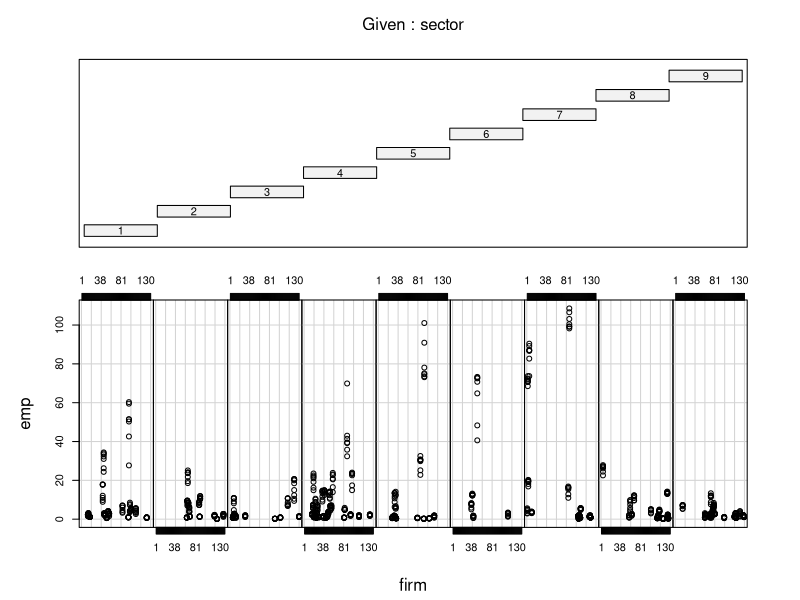
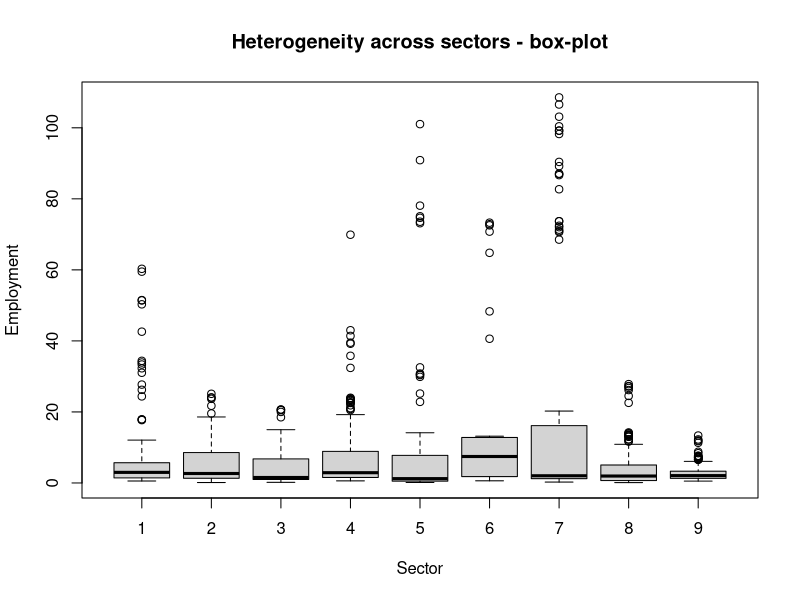
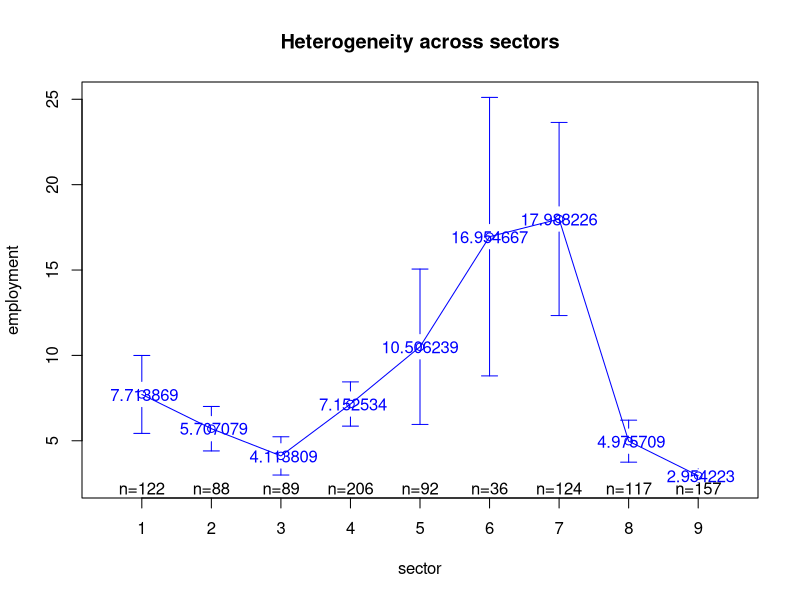
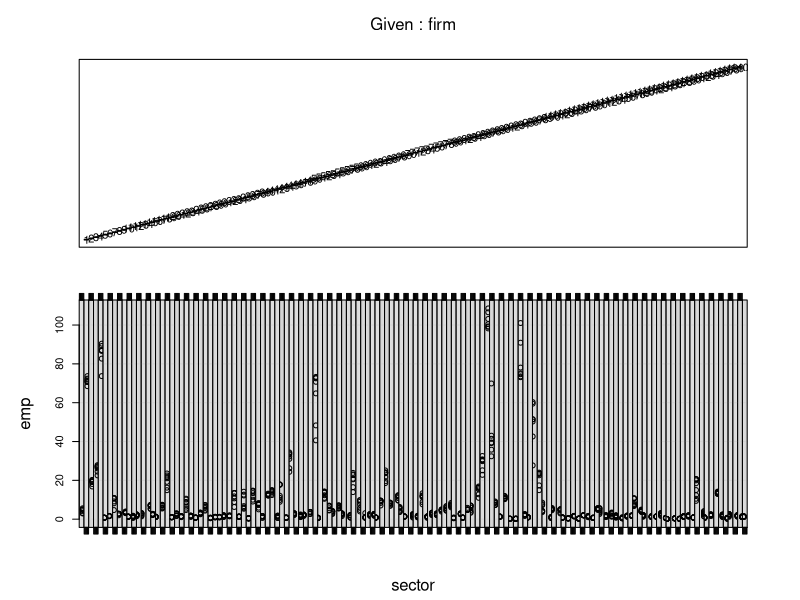
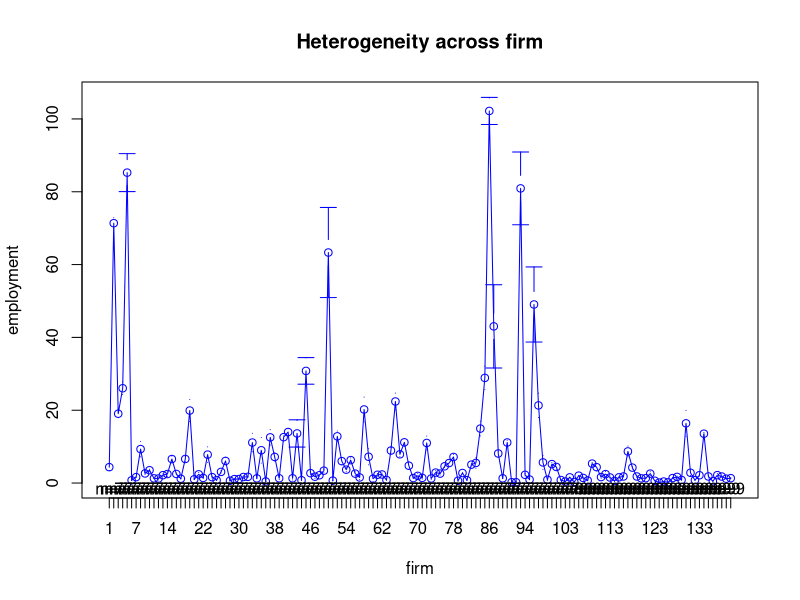
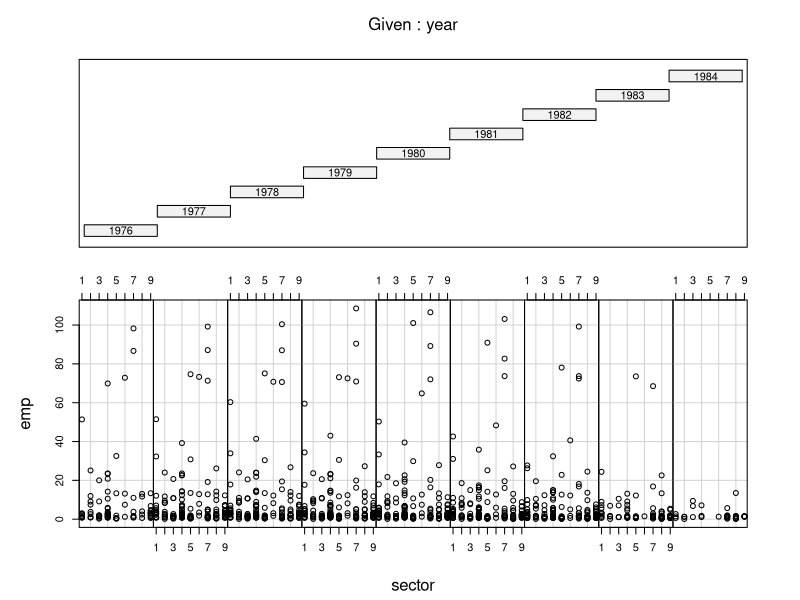
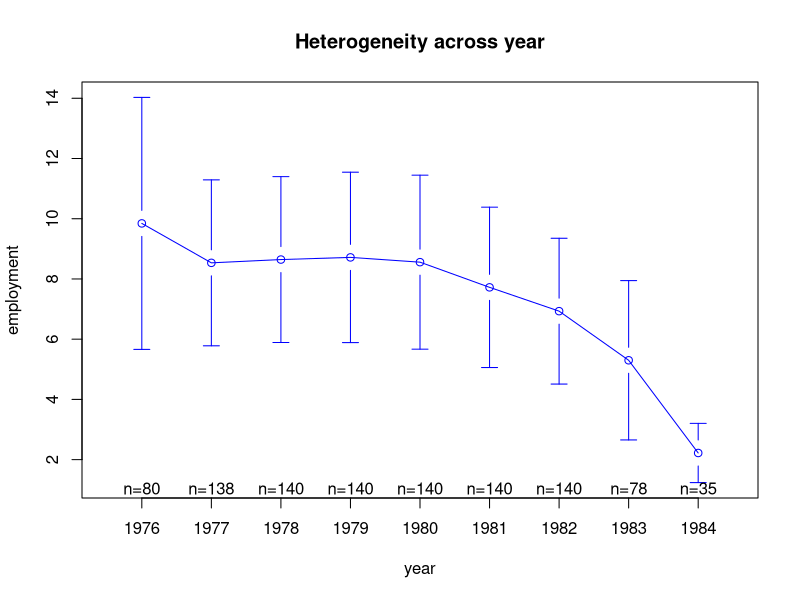
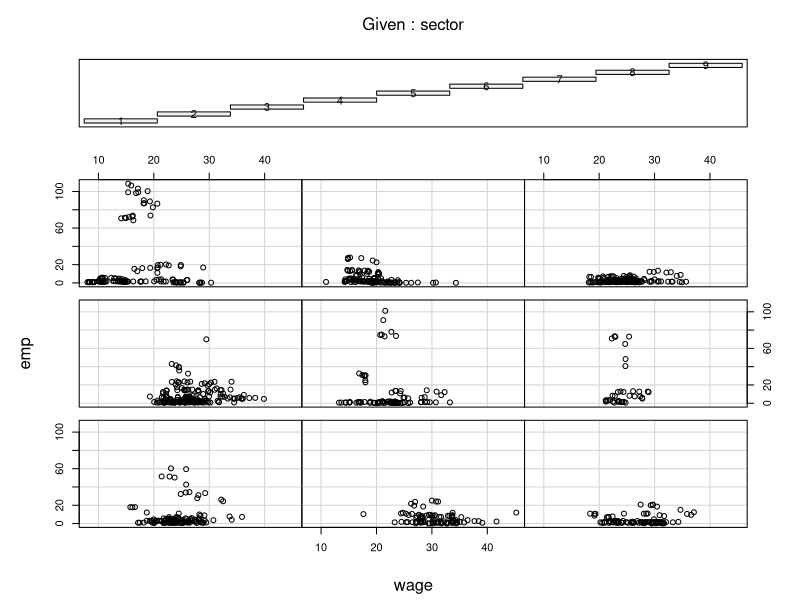

The R source for these figures, in order: (Note: this script raises an error after producing the figures.)
## ---- chunk 1
setwd("/Users/atnguyen/Downloads/5.DPA/tutorial 6")
knitr::opts_chunk$set(echo = TRUE, warning = FALSE)
library('plm')
library('gplots') # for plots
library('graphics')
library('car') # for panel scatterplot
#load the dataset
data("EmplUK")
# View(EmplUK)
names(EmplUK)
EmplUK <- pdata.frame(EmplUK, index = c("firm", "year"))
summary(EmplUK)
EmplUK$sector <- as.factor(EmplUK$sector)
EmplUK$firm <- as.factor(EmplUK$firm)
## ---- chunk 2
####### Inspecting heterogeneity across sectors ############
#creates scatter plots of employment against firms for each sector
coplot(emp ~ firm | sector, type = "p",
       data = EmplUK,
       rows = 1)

#creates a plot showing box-plot employment for each sector
plot(emp ~ sector, data = EmplUK, type = "p",
     main = "Heterogeneity across sectors - box-plot",
     xlab = "Sector", ylab = "Employment")

plotmeans(emp ~ sector, data = EmplUK,
  main = "Heterogeneity across sectors",
  ylab = "employment", xlab = "sector",
  col = "blue",
  mean.labels = TRUE)

######## Inspecting heterogeneity across firm ##########
coplot(emp ~ sector|firm, type = "p", data=EmplUK, rows = 1) 
#creates a plot showing mean employment for each firm
plotmeans(emp ~ firm, data = EmplUK,
  main = "Heterogeneity across firm",
  ylab = "employment",nxlab = "firm",
  col = "blue")

######## Inspecting heterogeneity across year ##########
coplot(emp ~ sector|year, type = "p", data=EmplUK, rows = 1) 
plotmeans(emp ~ year, data = EmplUK,
  main = "Heterogeneity across year",
  ylab = "employment",nxlab = "year",
  col = "blue")
## ---- chunk 3
####### Inspecting heterogeneity across sectors ############
coplot(emp ~ wage|sector, type = "p", data=EmplUK)
coplot(emp ~ wage|year, type = "p", data=EmplUK)
#coplot(emp ~ wage|firm, type = "p", data=EmplUK)  

plotmeans(wage ~ sector, data = EmplUK,
  main = "Heterogeneity of wage across sector",
  ylab = "wage", xlab = "sector",
  col = "blue",
  mean.labels = T)
plotmeans(wage ~ firm, data = EmplUK,
  main = "Heterogeneity of wage across firm",
  ylab = "wage", xlab = "firm",
  col = "blue",
  mean.labels = F)
## ---- chunk 4
# Estimate a linear regression model
ols <- lm(emp ~ wage, data = EmplUK)
print(summary(ols))
# Plot the data points together with the fitted OLS line
plot(as.numeric(EmplUK$wage), EmplUK$emp, xlab = "wage", ylab = "employment")
abline(ols, col = "red")
## ---- chunk 5
# Sector dummy variables
fixed.dumSec <- lm(emp ~ wage + factor(sector) - 1, data=EmplUK)
print(summary(fixed.dumSec))

fixed.dumFirms <- lm(emp ~ wage + factor(firm) - 1, data=EmplUK)
print(summary(fixed.dumFirms))
## ---- chunk 6
# Model comparison
cat("Information criteria for OLS and OLS with Dummy", fill = TRUE)
print(c(AIC(ols), AIC(fixed.dumSec), AIC(fixed.dumFirms)))
print(c(BIC(ols), BIC(fixed.dumSec), BIC(fixed.dumFirms)))
## ---- chunk 7
# Visual comparison of Pooled OLS and Pooled OLS with sector dummy
par(mar = c(2, 2, 1, 1))
yhat <-  fixed.dumSec$fitted
scatterplot(yhat ~ EmplUK$wage + factor(EmplUK$sector), boxplots = FALSE, 
            xlab = "wage", ylab = "employment", smooth = FALSE)
points(y = EmplUK$emp, x = EmplUK$wage, add = TRUE)
abline(lm(EmplUK$emp ~ EmplUK$wage),lwd = 3, 
         col="red")
## ---- chunk 8
library(dplyr)
EmplUK %>% group_by(sector) %>% summarise(min_wage = min(wage), max_wage = max(wage))
EmplUK %>% group_by(sector) %>% summarise(min_emp = min(emp), max_emp = max(emp))
## ---- chunk 9
# Extracting coefficients of wage and coresponding sector
coef_wage <-  fixed.dumSec$coefficients["wage"]
coef_sector_3 <-  fixed.dumSec$coefficients["factor(sector)3"]
avg_wage <- 23.9

# Predicted emp
emp_pred_sector3 <- coef_wage*avg_wage + coef_sector_3
cat("The predicted employment of a firm in sector 3 with average wage 23.9 is ", round(emp_pred_sector3, 2), "\n")
## ---- chunk 10
# Sector dummy variables
wageFE_dummy <- plm(emp ~ wage + factor(sector) - 1,
              data = EmplUK, model = "within",
              effect = "individual")
wageFE <- plm(emp ~ wage, 
              data = EmplUK, model = "within",
              effect = "individual")
plot(unique(EmplUK$firm), fixef(wageFE, effect = "individual"),
     xlab = 'firm', ylab = 'wages')
## ---- chunk 11
summary(fixef(wageFE_dummy))
## ---- chunk 12
summary(fixef(wageFE))
## ---- chunk 13
# True employment level of firm 140
firm_140 <- EmplUK[EmplUK$firm == 140, ]
mean_wage_140 <- mean(firm_140$emp)

######## Prediction with model wageFE ##########
# Extracting coefficients of wage and corresponding firm
coef_wageFE <-  wageFE$coefficients["wage"]
coef_firm140_wageFE <-  fixef(wageFE)[140]
avg_wage <- 23.9

# Predicted emp
emp_pred_140_wageFE <- coef_wageFE*avg_wage + coef_firm140_wageFE

########### Prediction with model fixed.dumFirms ##########

coef_wage_dumFirms <-  fixed.dumFirms$coefficients["wage"]
coef_firm140_dumFirms <-  fixed.dumFirms$coef["factor(firm)140"]

# Predicted emp
emp_pred_140_dumFirms <- coef_wage_dumFirms*avg_wage + coef_firm140_dumFirms

######### comparing model ########
cat("The true mean employment of a firm 140 is ", round(mean_wage_140, 2), "\n")

cat("The predicted employment in a firm 140 with average wage 23.9 (using wageFE) is ", 
    round(emp_pred_140_wageFE, 2), "\n")

cat("The predicted employment in a firm 140 with average wage 23.9 (using fixed.dumFirms) is ",
    round(emp_pred_140_dumFirms, 2), "\n")
## ---- chunk 14
# Random effects: correlation with explanatory variable
wageRE_dummy <- plm(emp ~ wage + factor(sector) - 1,
                    data = EmplUK, model = "random",
                    effect = "individual")
wageRE <- plm(emp ~ wage, 
              data = EmplUK, model = "random", 
              random.method = "amemiya",
              effect = "individual")
print(summary(wageRE_dummy))
print(summary(wageRE))
## ---- chunk 15
# Compare FE and RE
phtest(wageFE, wageRE)
